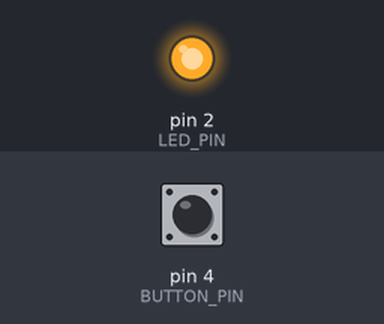
A sketch run on a simulated Arduino Uno, built with avr-gcc and run on an emulated ATmega328P. On the bench: output pins drawn as LEDs (lit = HIGH). The inputs (shaded band) are chosen by the test bench; at power-on: pin 4 (BUTTON_PIN) HIGH.

Above: at 1.2 s.
1.3 s: pin 4 (BUTTON_PIN) pulled LOW for 0.15 s
At 2.0 s:
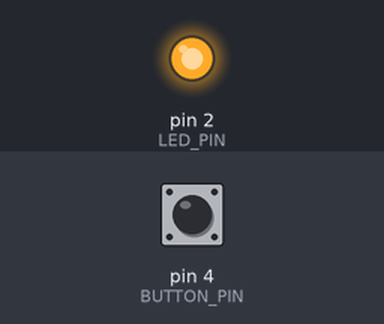
2.9 s: pin 4 (BUTTON_PIN) pulled LOW for 1 s
At 4.6 s:
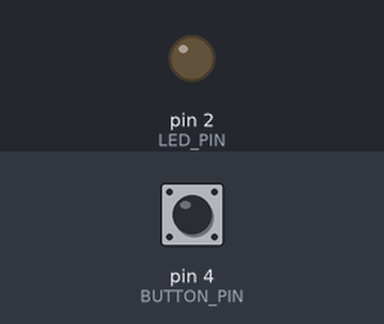
6.9 s: pin 4 (BUTTON_PIN) pulled LOW for 3.2 s
At 7.8 s:
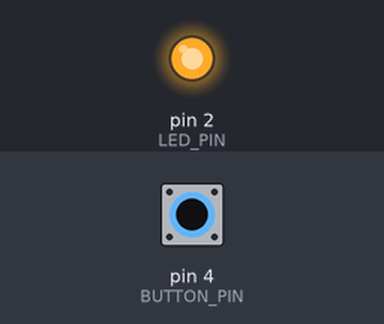
Timing chart, 0 to 9.9 s (numbered marks = the images above; inputs shaded):
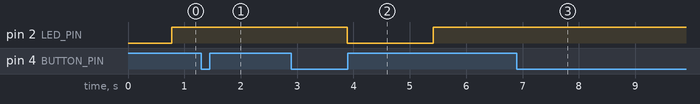

The sketch:

button_and_led_test.ino
```cpp
// Pin assignments
const int LED_PIN = 2;
const int BUTTON_PIN = 4;

// Variables for breathing effect
int brightness = 0;         // LED brightness (0–255)
int fadeAmount = 5;         // Amount to change brightness each step
unsigned long previousMillis = 0;
const int fadeInterval = 30; // Time between brightness changes (ms)

// State tracking
bool ledSolid = false;
bool lastButtonState = HIGH;
bool buttonPressed = false;

void setup() {
  pinMode(LED_PIN, OUTPUT);
  pinMode(BUTTON_PIN, INPUT_PULLUP); // Button to GND, internal pull-up
}

void loop() {
  // --- Handle button press with simple debounce ---
  bool buttonState = digitalRead(BUTTON_PIN);
  if (buttonState == LOW && lastButtonState == HIGH) {
    // Button just pressed
    buttonPressed = true;
  }
  lastButtonState = buttonState;

  if (buttonPressed) {
    ledSolid = !ledSolid; // Toggle mode
    buttonPressed = false;
  }

  // --- LED behavior ---
  if (ledSolid) {
    analogWrite(LED_PIN, 255); // Fully on
  } else {
    // Breathing effect
    unsigned long currentMillis = millis();
    if (currentMillis - previousMillis >= fadeInterval) {
      previousMillis = currentMillis;
      brightness += fadeAmount;

      // Reverse fade direction at limits
      if (brightness <= 0 || brightness >= 255) {
        fadeAmount = -fadeAmount;
      }
      analogWrite(LED_PIN, brightness);
    }
  }
}
```

Measured:
- after the input at 1.3 s, pin 2 (LED_PIN): stays HIGH (without the input it goes to LOW after 1.0 s)
- after the input at 2.9 s, pin 2 (LED_PIN): HIGH → LOW after 0.99 s, → HIGH 1.5 s later
- after the input at 6.9 s, pin 2 (LED_PIN): stops changing and stays HIGH
